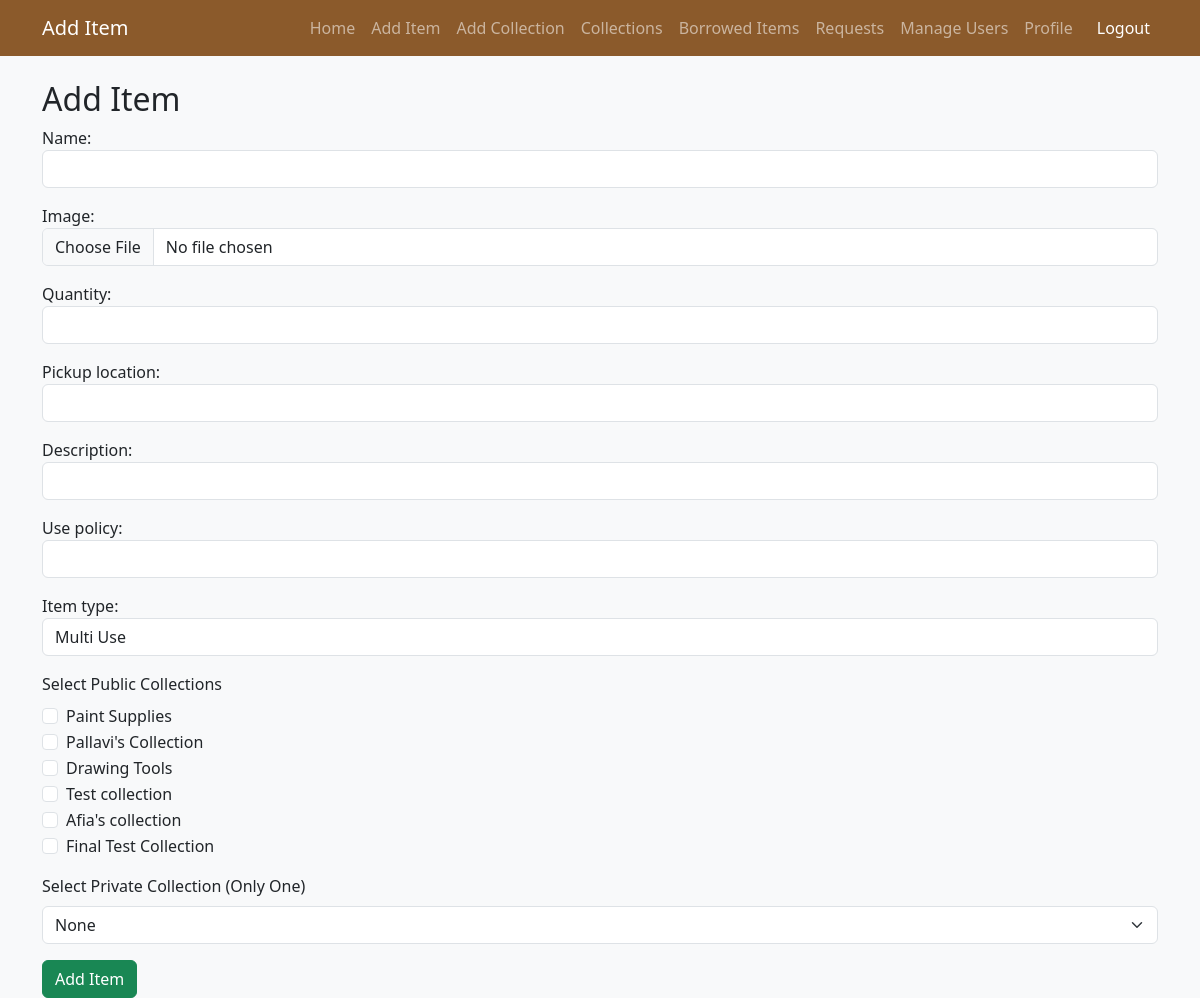
Screenshot of /artlibrary/add_item/ (signed in) with the database file from the repository.
### artlibrary/models.py (models this page shows, shortened)
class Collection(models.Model):
    title = models.CharField(max_length=255)
    description = models.TextField(blank=True, null=True)
    num_items = models.PositiveIntegerField(default=0)
    is_public = models.BooleanField(default=True)
    users = models.ManyToManyField(CustomUser, blank=True, related_name='collections')
    added_by = models.ForeignKey(CustomUser, on_delete=models.CASCADE, related_name='created_collections', default=2)
    art_supplies = models.ManyToManyField('ArtSupply', blank=True, related_name='collections_in')

### artlibrary/views.py (the view, shortened to what this page needs)
# urls.py: path('add_item/',views.add_item,name="add_item"),
@login_required
def add_item(request):
    if(request.user.user_role !="librarian"):
        if request.user.user_role=="anonymous":
            return redirect("anonymous_page")
        else:
            return redirect("patron_page")
    collections = Collection.objects.all()
    add_item_form = AddArtSupplyForm(request.POST or None, request.FILES or None)
    return render(request, 'artlibrary/add_item.html', {
        'add_item_form': add_item_form,
        'collections': collections
    })

### artlibrary/forms.py
class AddArtSupplyForm(forms.ModelForm):
    class Meta:
        model = ArtSupply
        fields = ['name', 'image', 'quantity', 'pickup_location','description','use_policy','item_type']
        widgets = {
            'name': forms.TextInput(attrs={'class': 'form-control'}),
            'quantity': forms.NumberInput(attrs={'class': 'form-control'}),
            'pickup_location': forms.TextInput(attrs={'class': 'form-control'}),
            'image': forms.ClearableFileInput(attrs={'class': 'form-control'}),
            'description': forms.TextInput(attrs={'class': 'form-control'}),
            'use_policy':forms.TextInput(attrs={'class':'form-control'}),
            'item_type':forms.Select(attrs={'class':'form-control'}),
        }

### artlibrary/templates/artlibrary/add_item.html (shortened to what this page needs)
{% load django_bootstrap5 %}
<!DOCTYPE html>
<html lang="en">
<head>
    {% bootstrap_css %}
</head>
<nav class="navbar navbar-expand-lg navbar-dark bg-brown">
    <div class="container">
        <a class="navbar-brand" href="#">Add Item</a>
        <div class="collapse navbar-collapse" id="navbarNav">
            <ul class="navbar-nav ms-auto">
                <li class="nav-item"><a class="nav-link" href="{% url 'dashboard' %}">Home</a></li>
                {% if request.user.user_role == "librarian" %}
                <li class="nav-item"><a class="nav-link" href="{% url 'add_item' %}">Add Item</a></li>
                {% endif %}
                {% if request.user.user_role != "anonymous_user" %}
                <li class="nav-item"><a class="nav-link" href="{% url 'add_collection' %}">Add Collection</a></li>
                {% endif %}
                <li class="nav-item"><a class="nav-link" href="{% url 'collections' %}">Collections</a></li>
                <li class="nav-item"><a class="nav-link" href="{% url 'borrowed_items' %}">Borrowed Items</a></li>
                {% if request.user.user_role == "librarian" %}
                <li class="nav-item"><a class="nav-link" href="{% url 'view_requests' user.id %}">Requests</a></li>
                <li class="nav-item"><a class="nav-link" href="{% url 'manage_users' %}">Manage Users</a></li>
                {% endif %}
                {% if request.user.user_role != "anonymous_user" %}
                <li class="nav-item"><a class="nav-link" href="{% url 'profile' %}">Profile</a></li>
                {% endif %}
                <li class="nav-item">
                    <a class="nav-link btn btn-danger btn-sm text-white ms-2" href="{% url 'logout' %}">Logout</a>
                </li>
            </ul>
        </div>
    </div>
    </nav>
<body class="bg-light">
    <div class="container mt-4">
        <h2>Add Item</h2>
        <form method="POST" enctype="multipart/form-data">
            {{ add_item_form.as_p }}
            <div class="mb-3" id="public-collections-section">
                <label class="form-label">Select Public Collections</label>
                <div>
                    {% for collection in collections %}
                        {% if collection.is_public %}
                            <div class="form-check">
                                <input class="form-check-input" type="checkbox" name="public_collections" value="{{ collection.id }}" id="public_{{ collection.id }}">
                                <label class="form-check-label" for="public_{{ collection.id }}">
                                    {{ collection.title }}
                                </label>
                            </div>
                        {% endif %}
                    {% endfor %}
                </div>
            </div>
            <div class="mb-3">
                <label for="private_collection" class="form-label">Select Private Collection (Only One)</label>
                <select id="private_collection" name="private_collection" class="form-select">
                    <option value="">None</option>
                </select>
            </div>
            <button type="submit" name="add_item" class="btn btn-success">Add Item</button>
        </form>
    </div>
</body>
</html>

### artlibrary/templates/artlibrary/add_item.html (style rules this page uses)
:root { --bs-primary: #8B5A2B; --bs-primary-rgb: 139, 90, 43; --bs-secondary: #A67C52; --bs-secondary-rgb: 166, 124, 82; --bs-dark: #5D4037; }
body { min-height: 100vh; display: flex; flex-direction: column; }
.bg-brown { background-color: #8B5A2B !important; }

### rows the page displays
Collection: title "Paint Supplies"
Collection: title "Pallavi's Collection"
Collection: title "Drawing Tools"
Collection: title "Test collection"
Collection: title "Afia's collection"
Collection: title "Final Test Collection"
